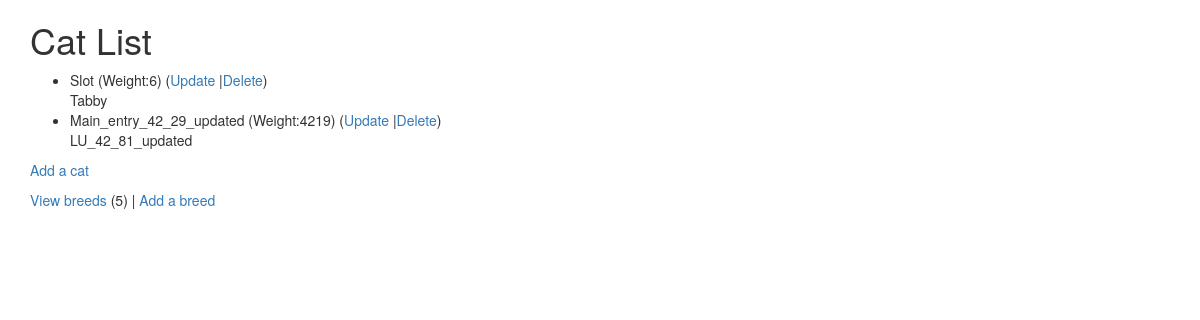
The page /cats/ (signed in) on the database its author committed.
### cats/models.py (models this page shows, shortened)
class Cat(models.Model):
    nickname = models.CharField(
            max_length=200,
            validators=[MinLengthValidator(2, "Nickname must be greater than 1 character")]
    )
    weight = models.PositiveIntegerField()
    foods = models.CharField(max_length=300)
    breed = models.ForeignKey('Breed', on_delete=models.CASCADE, null=False)

class Breed(models.Model):
    name = models.CharField(
            max_length=200,
            validators=[MinLengthValidator(2, "Breed must be greater than 1 character")]
    )
    def __str__(self):
        return self.name

### cats/views.py (the view)
# urls.py: path('', views.CatList.as_view(), name='all'),
class CatList(LoginRequiredMixin, View):
    def get(self, request):
        breed_count = Breed.objects.all().count()
        cat_list = Cat.objects.all()
        ctx = {'breed_count': breed_count, 'cat_list': cat_list}
        return render(request, 'cats/cat_list.html', ctx)

### home/context_processors.py (called while the page is built)
def settings(request):
    return {
        'settings': django_settings,
    }

### cats/templates/cats/cat_list.html
{% extends "base_bootstrap.html" %}
{% block content %}
<h1>Cat List</h1>
{% if cat_list %}
<ul>
  {% for cat in cat_list %}
  <li>
    {{ cat.nickname }} (Weight:{{ cat.weight }}) (<a href="{% url 'cats:cat_update' cat.id %}">Update</a> |<a href="{% url 'cats:cat_delete' cat.id %}">Delete</a>)
    <br />
    {{ cat.breed }}
  </li>
  {% endfor %}
</ul>
{% else %}
<p>There are no Cats in the library.</p>
{% endif %}
<p>
  {% if breed_count > 0 %}
  <a href="{% url 'cats:cat_create' %}">Add a cat</a>
  {% else %}
  Please add a Breed before you add a cat.
  {% endif %}
</p>
<p>
  <a href="{% url 'cats:breed_list' %}">View breeds</a> ({{ breed_count }}) | <a href="{% url 'cats:breed_create' %}">Add a breed</a>
</p>
{% endblock %}

### rows shown on the page
Cat: nickname "Slot", weight "6", breed "Tabby"
Cat: nickname "Main_entry_42_29_updated", weight "4219", breed "LU_42_81_updated"

### other values the page prints
{{ breed_count }} "5"
